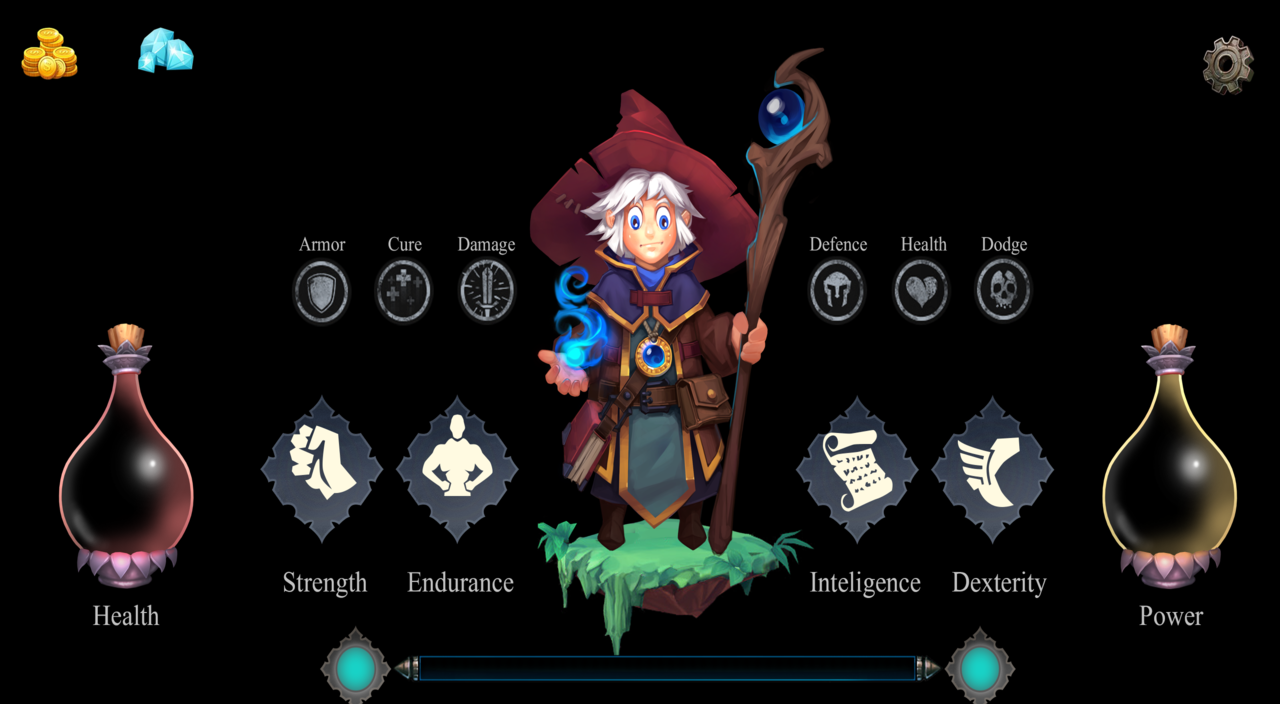

Below is a game level as drawn by its tile map, then a one-line description and the .tmx that defines it (tile-layer data replaced by summaries):
An orthogonal 40x22 tile map with 32x32 px tiles, 1 tile layer (char) and 15 objects (background, armor, cure, dmg, def, ...).

<map version="1.0" tiledversion="1.1.1" orientation="orthogonal" renderorder="right-down" width="40" height="22" tilewidth="32" tileheight="32" infinite="0" nextobjectid="54">
 <tileset firstgid="1" name="newinterface" tilewidth="32" tileheight="32" tilecount="880" columns="40">
  <image source="images/newinterface.png" width="1280" height="720" />
 </tileset>
 <objectgroup name="background">
  <object id="33" name="background" x="0" y="0" width="1280" height="706" />
  <object id="42" name="armor" x="290" y="328" width="56" height="26" />
  <object id="45" name="cure" x="376" y="327" width="56" height="26" />
  <object id="46" name="dmg" x="464" y="327" width="56" height="26" />
  <object id="47" name="def" x="810" y="325" width="56" height="26" />
  <object id="48" name="health" x="894" y="325" width="56" height="26" />
  <object id="49" name="dodge" x="976" y="323" width="56" height="26" />
  <object id="50" name="money" x="18" y="94" width="66" height="30" />
  <object id="53" name="gems" x="133" y="97" width="66" height="30" />
 </objectgroup>
 <layer name="char" width="40" height="22">
  <data>[880 cells, 880 non-empty, 880 distinct tile ids]</data>
 </layer>
 <objectgroup name="icons">
  <object id="35" name="hp" x="72" y="612" width="122" height="40" />
  <object id="37" name="pwr" x="1109" y="636" width="122" height="40" />
  <object id="38" name="str" x="300.433" y="505.821" width="41.9759" height="40" rotation="-1.70256" />
  <object id="39" name="end" x="431.012" y="504" width="41.9759" height="40" rotation="-1.70256" />
  <object id="40" name="int" x="835.012" y="516" width="41.9759" height="40" rotation="-1.70256" />
  <object id="41" name="dex" x="973.012" y="516" width="41.9759" height="40" rotation="-1.70256" />
 </objectgroup>
</map>